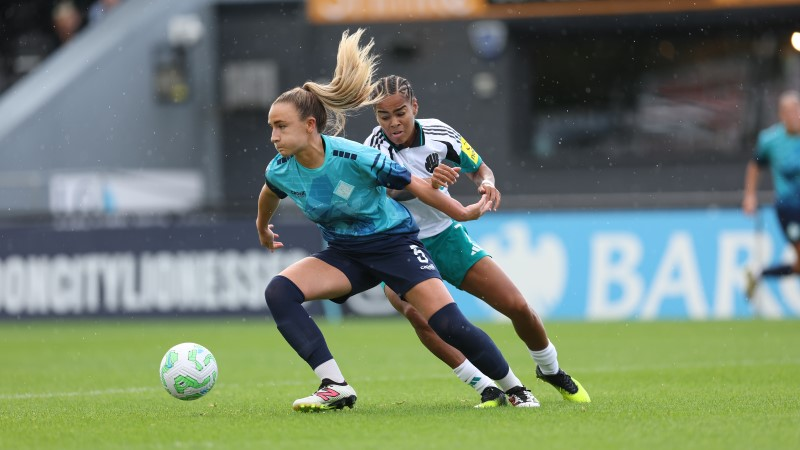
#> input picture assets/ball.jpg, 800 x 450 px, given in place of the camera
$ python face_eye_detection.py
#> lines starting #> are read from the running program, lines starting #| are printed output that depends on the picture; after the words box and inside, x2 and y2 are one past the last pixel; in counts of white or black regions, pixels touching at a corner belong together
import numpy as np
import cv2

cap = cv2.VideoCapture(0)

while True :
    ret, frame = cap.read()
#> frame is the input picture: shape (450, 800, 3); mean B, G, R 109.7, 127.1, 112.3
    width = int(cap.get(3))
    height = int(cap.get(4))

    hsv = cv2.cvtColor(frame,cv2.COLOR_BGR2HSV)
#> hsv: shape (450, 800, 3); mean H, S, V 76, 77.9, 137.1
    lower_blue = np.array([90,50,50])
    upper_blue = np.array ([130,255,255])

    mask = cv2.inRange(hsv,lower_blue,upper_blue)
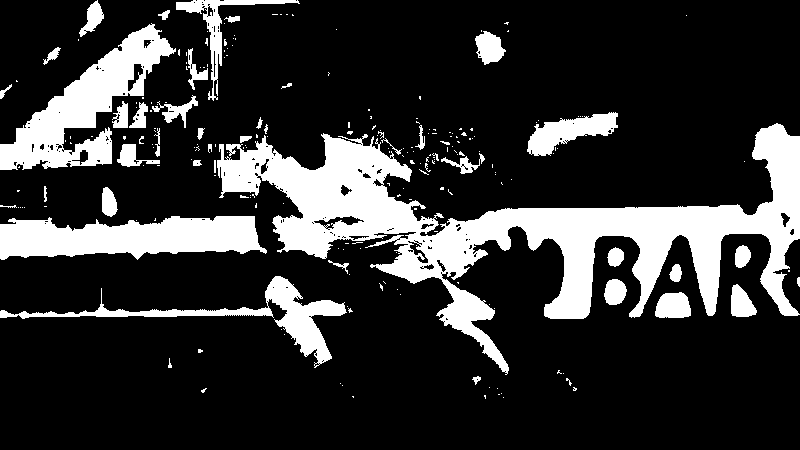
#> mask: shape (450, 800); 20.1% white; 228 white regions (183 under 20 px), largest, box (x1, y1, x2, y2) and area: (217, 123, 800, 375) 39200, (0, 23, 176, 170) 9075, (0, 216, 267, 260) 8434

    result = cv2.bitwise_and(frame,frame, mask=mask)
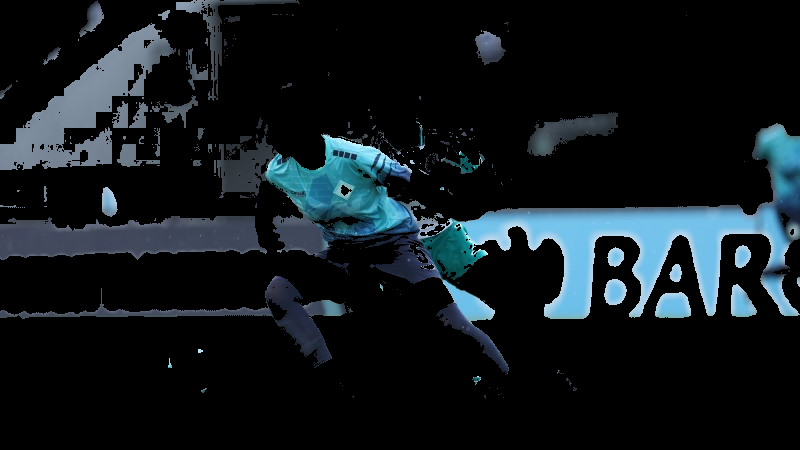
#> result: shape (450, 800, 3); mean B, G, R 29.1, 24.9, 17.4

    cv2.imshow('frame',result)

    if cv2.waitKey(1) == ord('q'):
#> (key q is pressed here)
        break

cap.release()
cv2.destroyAllWindows()

$ run again, on assets/crop_jet.jpg
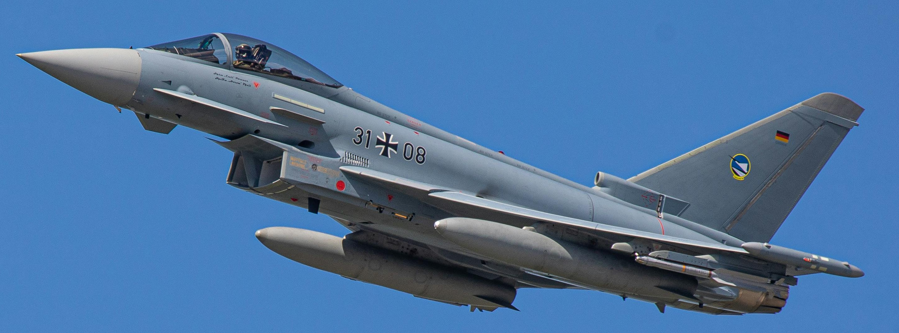
#> input picture assets/crop_jet.jpg, 899 x 333 px, given in place of the camera
#> frame is the input picture: shape (333, 899, 3); mean B, G, R 159.1, 115.5, 76
#> hsv: shape (333, 899, 3); mean H, S, V 101, 121.6, 159.7
#> `mask = cv2.inRange(hsv,lower_blue,upper_blue)`:
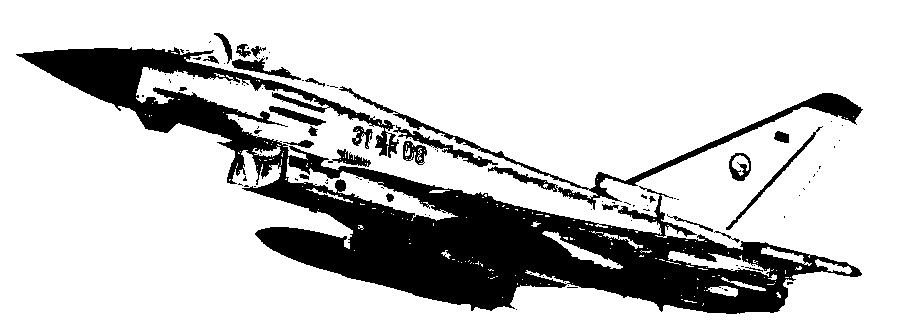
#> mask: shape (333, 899); 79.4% white; 104 black regions (77 under 20 px), largest, box (x1, y1, x2, y2) and area: (16, 47, 862, 314) 52997, (339, 86, 863, 210) 4095, (393, 125, 498, 167) 704
#> `result = cv2.bitwise_and(frame,frame, mask=mask)`:
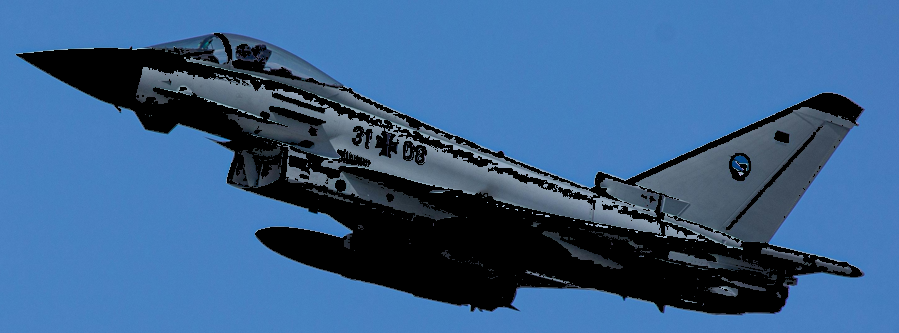
#> result: shape (333, 899, 3); mean B, G, R 139.5, 96.6, 57.6

$ run again, on assets/jet.jpg
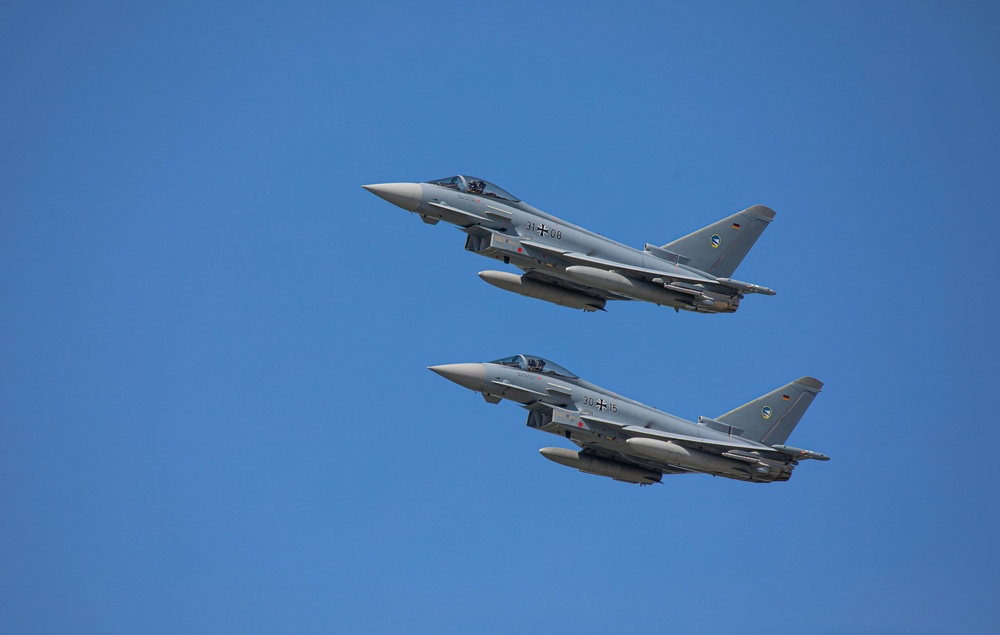
#> input picture assets/jet.jpg, 1000 x 635 px, shrunk from 6540 x 4150 before the run, given in place of the camera
#> frame is the input picture: shape (635, 1000, 3); mean B, G, R 178.7, 121.1, 72.7
#> hsv: shape (635, 1000, 3); mean H, S, V 105.5, 148, 178.7
#> `mask = cv2.inRange(hsv,lower_blue,upper_blue)`:
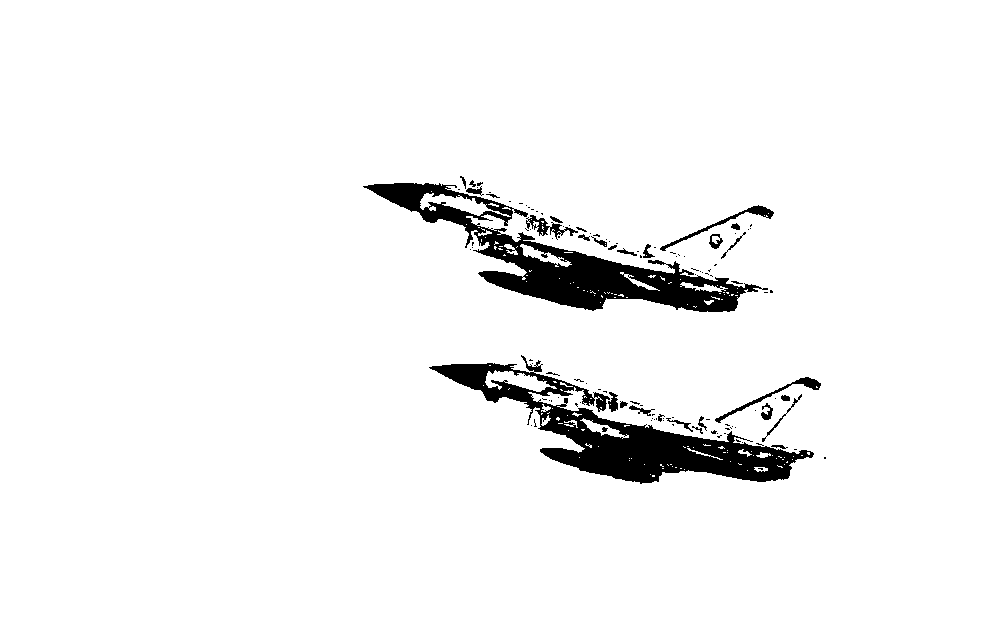
#> mask: shape (635, 1000); 95.4% white; 122 black regions (91 under 20 px), largest, box (x1, y1, x2, y2) and area: (429, 355, 814, 484) 13154, (363, 183, 768, 312) 12750, (660, 205, 774, 251) 500
#> `result = cv2.bitwise_and(frame,frame, mask=mask)`:
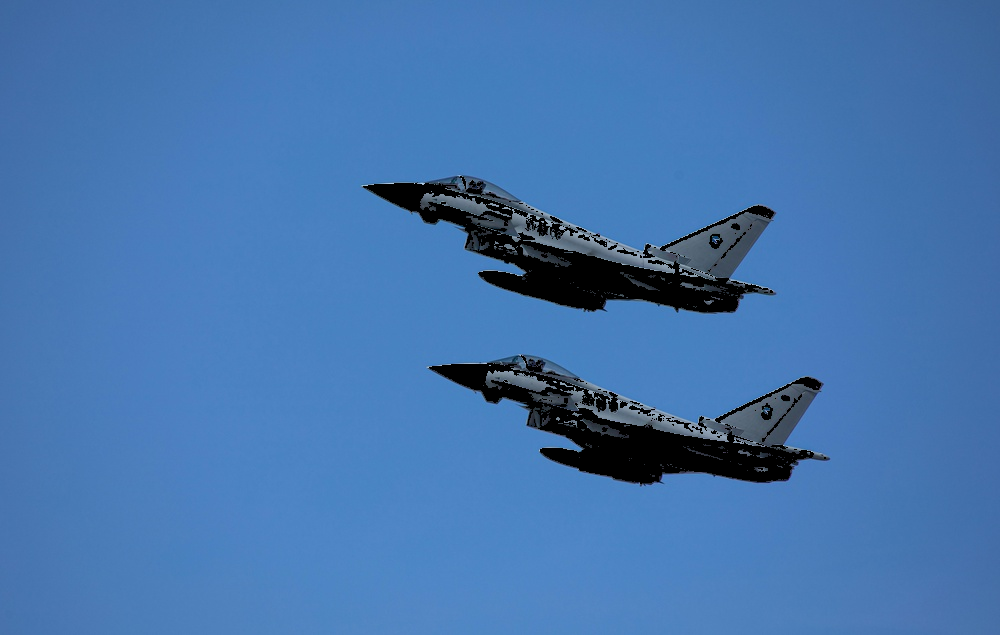
#> result: shape (635, 1000, 3); mean B, G, R 174.4, 117, 68.7

$ run again, on assets/plane.jpg
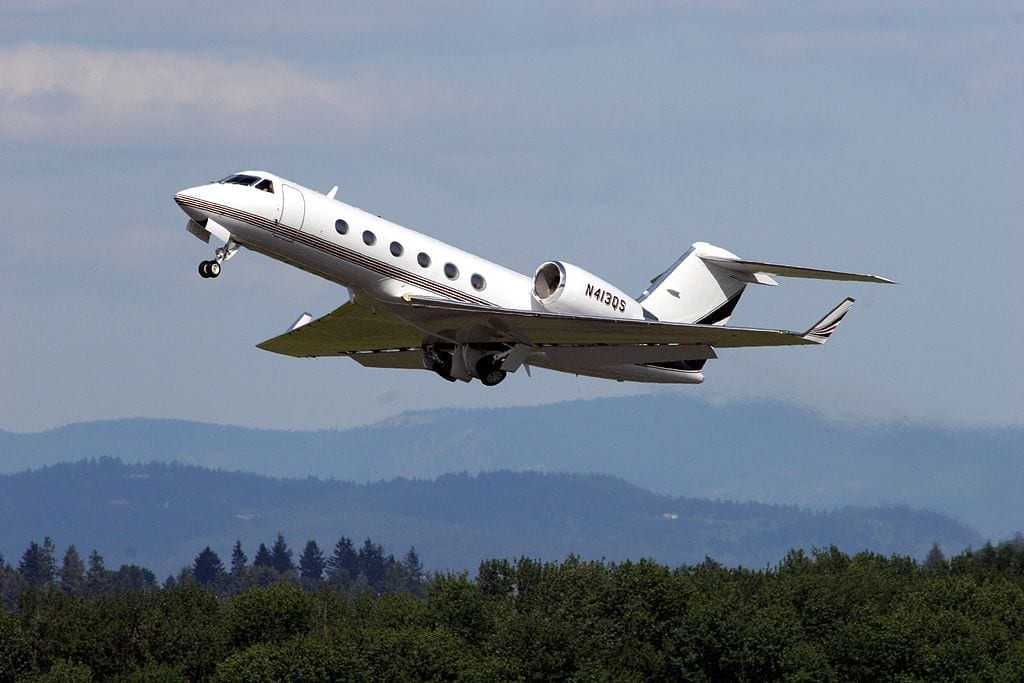
#> input picture assets/plane.jpg, 1024 x 683 px, given in place of the camera
#> frame is the input picture: shape (683, 1024, 3); mean B, G, R 141.4, 126.8, 114.1
#> hsv: shape (683, 1024, 3); mean H, S, V 92.1, 69.9, 144.4
#> `mask = cv2.inRange(hsv,lower_blue,upper_blue)`:
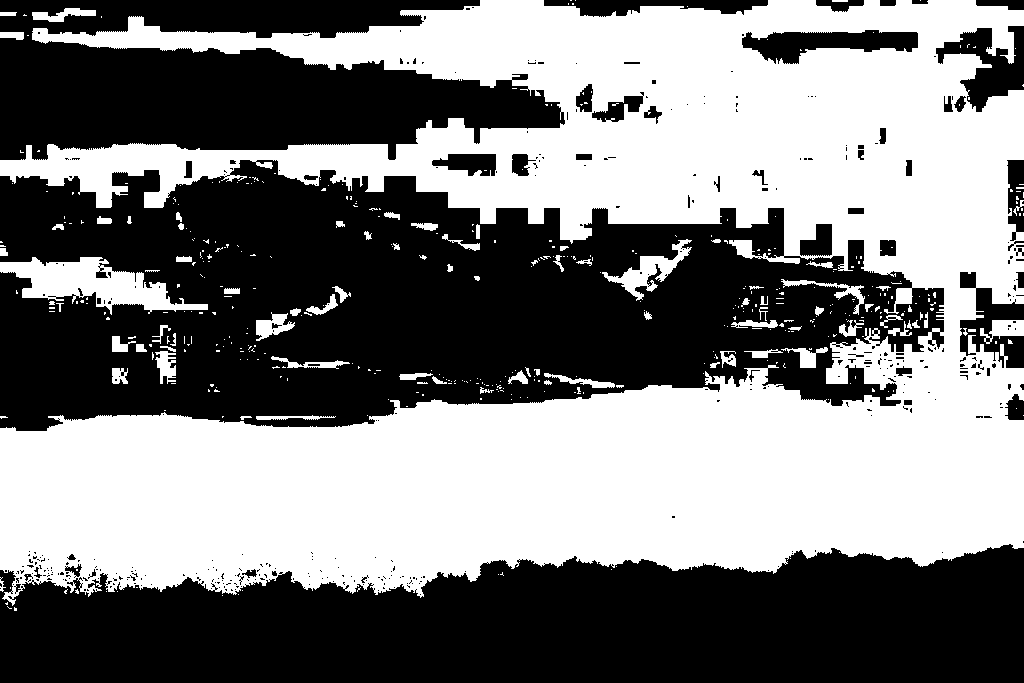
#> mask: shape (683, 1024); 48.9% white; 446 white regions (365 under 20 px), largest, box (x1, y1, x2, y2) and area: (0, 0, 1024, 606) 324885, (0, 257, 208, 315) 5366, (602, 239, 692, 301) 1523
#> `result = cv2.bitwise_and(frame,frame, mask=mask)`:
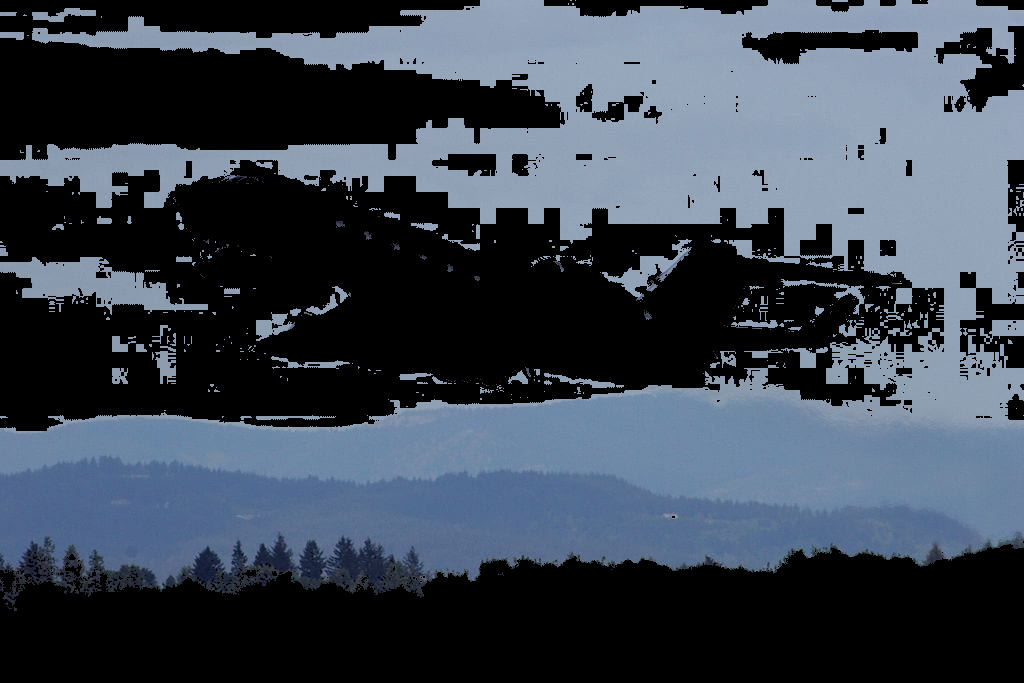
#> result: shape (683, 1024, 3); mean B, G, R 81.4, 68.7, 59.1
